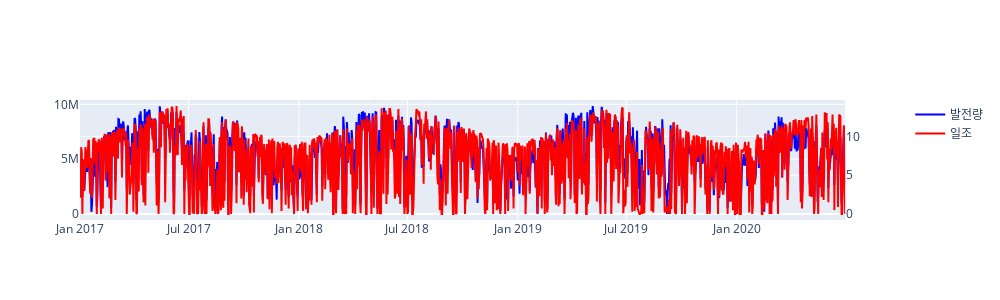
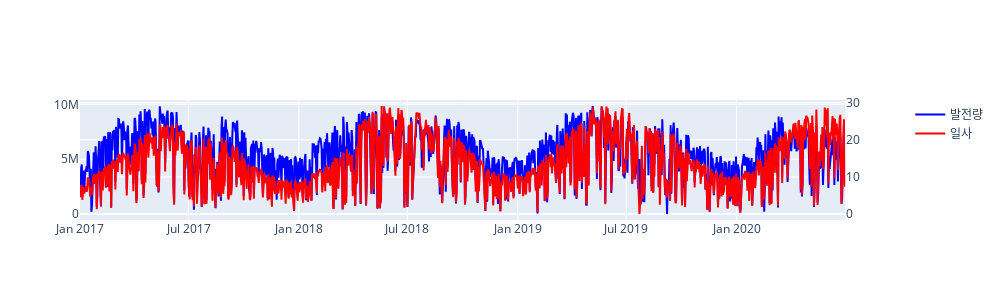
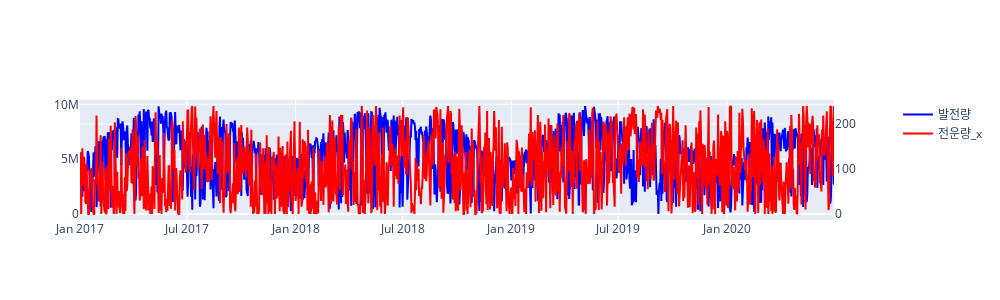
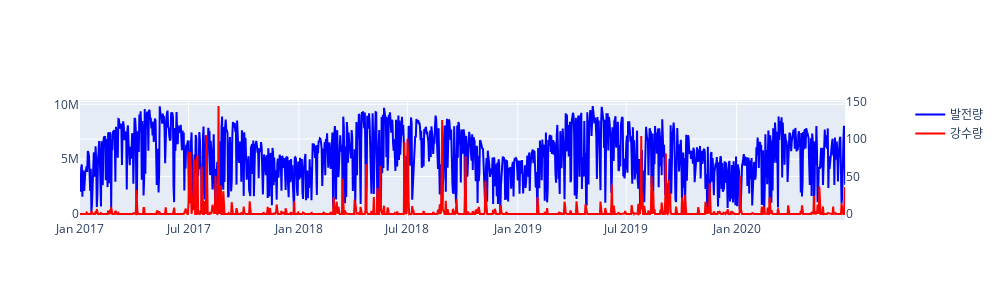

The code cell stored with these charts, in order, in its notebook:
### Code cell
## show graph D
## df_weather_resample_D, df_solar_forsumD


def showgraphD(x):
    fig = make_subplots(specs=[[{"secondary_y": True}]])

    fig.add_trace(go.Scatter(x=df_solar_forsumD.index, y=df_solar_forsumD["발전량"], mode='lines', name="발전량", line=dict(color='blue')), secondary_y = False)
    fig.add_trace(go.Scatter(x=df_weather_resample_D.index, y=df_weather_resample_D[x], mode='lines', name=x, line=dict(color='red')), secondary_y = True)
    fig.update_layout(width=1000, height=300,)
    fig.show()
#  일조       일사    전운량_x     강수량         기온        풍속         습도  지면온도     전운량_y  
for i in df_weather_resample_D.columns:
    showgraphD(i)

## show scipy.stats

import scipy.stats
def pearsonrD(y):
    print(y, ": ", scipy.stats.pearsonr(df_solar_forsumD["발전량"], df_weather_resample_D[y]))
    return scipy.stats.pearsonr(df_solar_forsumD["발전량"], df_weather_resample_D[y])

all_pearsonrD = []
for i in df_weather_resample_D.columns:
    all_pearsonrD.append(pearsonrD(i))

pearsonD_df = pd.DataFrame(all_pearsonrD, columns=["상관계수", "p-value"])
pearsonD_df.index = df_weather_resample_D.columns

fig = go.Figure(data=[
    go.Bar(name='상관계수', x=pearsonD_df.index, y=pearsonD_df["상관계수"]),
    go.Bar(name='value', x=pearsonD_df.index, y=pearsonD_df["p-value"])
])
fig.show()

### Figure 1 — Plotly figure (JSON) as saved in the notebook; plotly's stock layout.template omitted (floating-point values rounded to 4 significant figures; data arrays with more than 128 entries replaced by an {"elided": "..."} marker saying what was removed)
{"data": [{"line": {"color": "blue"}, "mode": "lines", "name": "발전량", "type": "scatter", "x": {"elided": "1277 str values"}, "xaxis": "x", "y": {"elided": "1277 int values"}, "yaxis": "y"}, {"line": {"color": "red"}, "mode": "lines", "name": "일조", "type": "scatter", "x": {"elided": "1277 str values"}, "xaxis": "x", "y": {"elided": "1277 float values"}, "yaxis": "y2"}], "layout": {"height": 300, "width": 1000, "xaxis": {"anchor": "y", "domain": [0, 0.94]}, "yaxis": {"anchor": "x", "domain": [0, 1]}, "yaxis2": {"anchor": "x", "overlaying": "y", "side": "right"}}}

### Figure 2 — Plotly figure (JSON) as saved in the notebook; plotly's stock layout.template omitted (floating-point values rounded to 4 significant figures; data arrays with more than 128 entries replaced by an {"elided": "..."} marker saying what was removed)
{"data": [{"line": {"color": "blue"}, "mode": "lines", "name": "발전량", "type": "scatter", "x": {"elided": "1277 str values"}, "xaxis": "x", "y": {"elided": "1277 int values"}, "yaxis": "y"}, {"line": {"color": "red"}, "mode": "lines", "name": "일사", "type": "scatter", "x": {"elided": "1277 str values"}, "xaxis": "x", "y": {"elided": "1277 float values"}, "yaxis": "y2"}], "layout": {"height": 300, "width": 1000, "xaxis": {"anchor": "y", "domain": [0, 0.94]}, "yaxis": {"anchor": "x", "domain": [0, 1]}, "yaxis2": {"anchor": "x", "overlaying": "y", "side": "right"}}}

### Figure 3 — Plotly figure (JSON) as saved in the notebook; plotly's stock layout.template omitted (floating-point values rounded to 4 significant figures; data arrays with more than 128 entries replaced by an {"elided": "..."} marker saying what was removed)
{"data": [{"line": {"color": "blue"}, "mode": "lines", "name": "발전량", "type": "scatter", "x": {"elided": "1277 str values"}, "xaxis": "x", "y": {"elided": "1277 int values"}, "yaxis": "y"}, {"line": {"color": "red"}, "mode": "lines", "name": "전운량_x", "type": "scatter", "x": {"elided": "1277 str values"}, "xaxis": "x", "y": {"elided": "1277 int values"}, "yaxis": "y2"}], "layout": {"height": 300, "width": 1000, "xaxis": {"anchor": "y", "domain": [0, 0.94]}, "yaxis": {"anchor": "x", "domain": [0, 1]}, "yaxis2": {"anchor": "x", "overlaying": "y", "side": "right"}}}

### Figure 4 — Plotly figure (JSON) as saved in the notebook; plotly's stock layout.template omitted (floating-point values rounded to 4 significant figures; data arrays with more than 128 entries replaced by an {"elided": "..."} marker saying what was removed)
{"data": [{"line": {"color": "blue"}, "mode": "lines", "name": "발전량", "type": "scatter", "x": {"elided": "1277 str values"}, "xaxis": "x", "y": {"elided": "1277 int values"}, "yaxis": "y"}, {"line": {"color": "red"}, "mode": "lines", "name": "강수량", "type": "scatter", "x": {"elided": "1277 str values"}, "xaxis": "x", "y": {"elided": "1277 float values"}, "yaxis": "y2"}], "layout": {"height": 300, "width": 1000, "xaxis": {"anchor": "y", "domain": [0, 0.94]}, "yaxis": {"anchor": "x", "domain": [0, 1]}, "yaxis2": {"anchor": "x", "overlaying": "y", "side": "right"}}}
